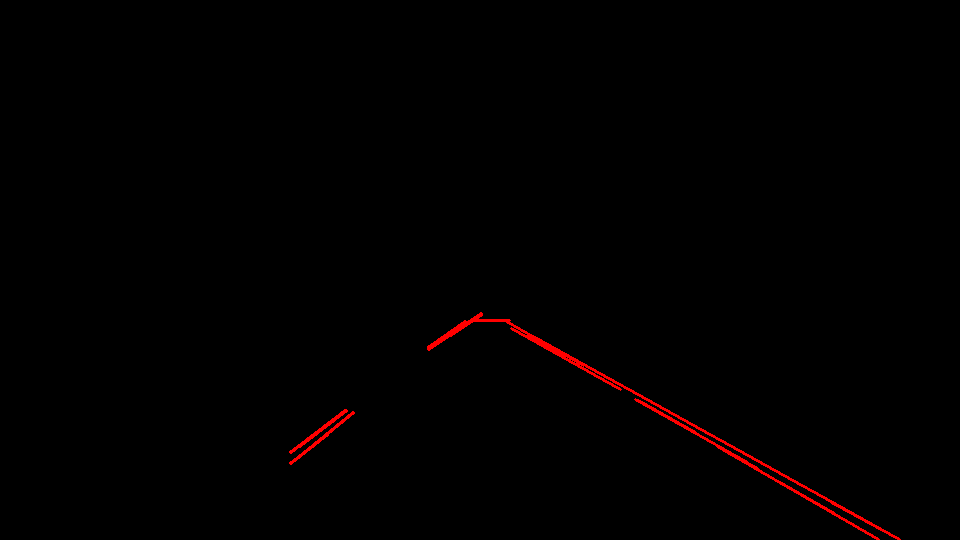
#> input picture test_images/5houghes_solidWhiteCurve.jpg, 960 x 540 px; its folder holds only this picture in this run
$ jupyter execute --allow-errors P1.ipynb   (shell and % lines are left out)
#> lines starting #> are read from the running program, lines starting #| are printed output that depends on the picture; after the words box and inside, x2 and y2 are one past the last pixel; in counts of white or black regions, pixels touching at a corner belong together
# **Finding Lane Lines on the Road**
***
In this project, you will use the tools you learned about in the lesson to identify lane lines on the road.  You can develop your pipeline on a series of individual images, and later apply the result to a video stream (really just a series of images). Check out the video clip "raw-lines-example.mp4" (also contained in this repository) to see what the output should look like after using the helper functions below.

Once you have a result that looks roughly like "raw-lines-example.mp4", you'll need to get creative and try to average and/or extrapolate the line segments you've detected to map out the full extent of the lane lines.  You can see an example of the result you're going for in the video "P1_example.mp4".  Ultimately, you would like to draw just one line for the left side of the lane, and one for the right.

---
Let's have a look at our first image called 'test_images/solidWhiteRight.jpg'.  Run the 2 cells below (hit Shift-Enter or the "play" button above) to display the image.

**Note: If, at any point, you encounter frozen display windows or other confounding issues, you can always start again with a clean slate by going to the "Kernel" menu above and selecting "Restart & Clear Output".**

---

**The tools you have are color selection, region of interest selection, grayscaling, Gaussian smoothing, Canny Edge Detection and Hough Tranform line detection.  You  are also free to explore and try other techniques that were not presented in the lesson.  Your goal is piece together a pipeline to detect the line segments in the image, then average/extrapolate them and draw them onto the image for display (as below).  Once you have a working pipeline, try it out on the video stream below.**

---

<figure>

 <figcaption>
 <p></p>
 <p style="text-align: center;"> Your output should look something like this (above) after detecting line segments using the helper functions below </p>
 </figcaption>
</figure>
 <p></p>
<figure>

 <figcaption>
 <p></p>
 <p style="text-align: center;"> Your goal is to connect/average/extrapolate line segments to get output like this</p>
 </figcaption>
</figure>

**Run the cell below to import some packages.  If you get an `import error` for a package you've already installed, try changing your kernel (select the Kernel menu above --> Change Kernel).  Still have problems?  Try relaunching Jupyter Notebook from the terminal prompt.  Also, see [this forum post](https://carnd-forums.udacity.com/cq/viewquestion.action?spaceKey=CAR&id=29496372&questionTitle=finding-lanes---import-cv2-fails-even-though-python-in-the-terminal-window-has-no-problem-with-import-cv2) for more troubleshooting tips.**

[cell 1]
#importing some useful packages
import matplotlib.pyplot as plt
import matplotlib.image as mpimg
import numpy as np
import cv2

#> (a cell that did not finish here is left out)

**Some OpenCV functions (beyond those introduced in the lesson) that might be useful for this project are:**

`cv2.inRange()` for color selection
`cv2.fillPoly()` for regions selection
`cv2.line()` to draw lines on an image given endpoints
`cv2.addWeighted()` to coadd / overlay two images
`cv2.cvtColor()` to grayscale or change color
`cv2.imwrite()` to output images to file
`cv2.bitwise_and()` to apply a mask to an image

**Check out the OpenCV documentation to learn about these and discover even more awesome functionality!**

Below are some helper functions to help get you started. They should look familiar from the lesson!

[cell 3]
import math

def grayscale(img):
    """Applies the Grayscale transform
    This will return an image with only one color channel
    but NOTE: to see the returned image as grayscale
    (assuming your grayscaled image is called 'gray')
    you should call plt.imshow(gray, cmap='gray')"""
    return cv2.cvtColor(img, cv2.COLOR_RGB2GRAY)
    # Or use BGR2GRAY if you read an image with cv2.imread()
    # return cv2.cvtColor(img, cv2.COLOR_BGR2GRAY)

def canny(img, low_threshold, high_threshold):
    """Applies the Canny transform"""
    return cv2.Canny(img, low_threshold, high_threshold)

def gaussian_blur(img, kernel_size):
    """Applies a Gaussian Noise kernel"""
    return cv2.GaussianBlur(img, (kernel_size, kernel_size), 0)

# [397 lines left out: functions region_of_interest, draw_lines, hough_lines, weighted_img, not called in this run]

## Test on Images

Now you should build your pipeline to work on the images in the directory "test_images"
**You should make sure your pipeline works well on these images before you try the videos.**

[cell 4]
import os
files = os.listdir("test_images/")
#> files = ['5houghes_solidWhiteCurve.jpg']
#|  5houghes_solidWhiteCurve.jpg
#| ----------------------------
#> further down, image is the input picture: shape (540, 960, 4) float32; mean R, G, B, A 0.00678, 0, 0, 1
#| 960 540

run your solution on all test_images and make copies into the test_images directory).

#> (a cell that did not finish here is left out)

#> in grayscale, `return cv2.cvtColor(img, cv2.COLOR_RGB2GRAY)`:
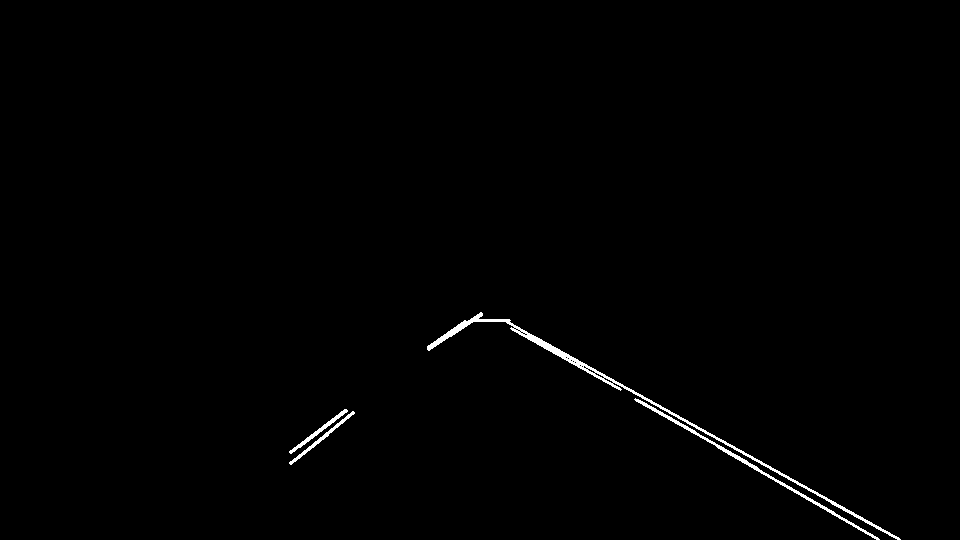
#> returned value: shape (540, 960) float32; values 0 (black) and 0.299 (white), 0.68% white; 4 white regions, box (x1, y1, x2, y2) and area: (427, 312, 901, 540) 2090, (634, 398, 880, 540) 872, (289, 411, 355, 465) 279, (289, 409, 348, 454) 275

    #show image
    #plt.imshow(gray, cmap='gray')

    # Define a kernel size for Gaussian smoothing and apply
    kernel_size = 5
    blur_gray = gaussian_blur(gray, kernel_size)

    #show image
    #plt.imshow(blur_gray, cmap='gray')
    #mpimg.imsave('test_images/2blur_'+f, blur_gray)


    # Define our parameters for Canny and apply
    low_threshold = 50
    high_threshold = 150
    edges = canny(gray, low_threshold, high_threshold)

    #plt.imshow(edges, cmap='gray')
    #mpimg.imsave('test_images/3edges_'+f, edges)

    # apply mask to canny edges image
    masked_edges = region_of_interest(edges, vertices)

    #mpimg.imsave('test_images/4masked_'+f, masked_edges)
    #plt.imshow(masked_edges)


    ## Houghes

    # Define the Hough transform parameters
    rho = 2              # resolution in pixels of the Hough grid
    theta = np.pi/180 *1 # angular resolution in radians of the Hough grid
    threshold    = 14    # minimum number of votes (intersections in Hough grid cell)
    min_line_len = 30    # minimum number of pixels making up a line
    max_line_gap = 8     # maximum gap in pixels between connectable line segments

    # Run Hough on masked_edge (masked-canney) image
    lines_img = hough_lines(masked_edges, rho, theta, threshold, min_line_len, max_line_gap)
    #mpimg.imsave('test_images/5lines_'+f, lines_img)
    plt.imshow(lines_img)


    ## Draw Lines
    # draw_lines is called from INSIDE hough_lines !

    # overlay lane lines (houghes_img) onto orig (color_select) image
    result = weighted_img(lines_img, color_select, a=0.8, ß=1., λ=0.)
    plt.imshow(result)


    # save final image with line lanes drawn on it
    # todo: change naming of copied file (prefer: base_lanes.ext)
    mpimg.imsave('test_images/9lanes_'+f, result)
